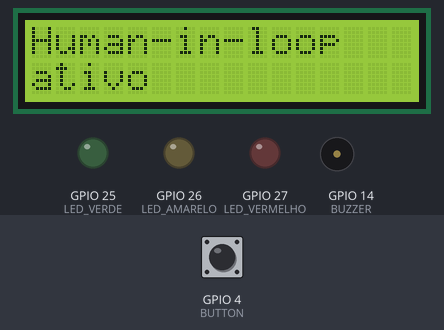
Simulated run of this sketch. Board: ESP32. On the bench: 16×2 character LCD, output pins drawn as LEDs (lit = HIGH), buzzer (waves = sounding, pin HIGH). Inputs (shaded band) come from the test bench; at power-on: GPIO 4 (BUTTON) HIGH. What the sketch prints to the serial monitor is not drawn.

Above: at 2.2 s.
At 6.3 s:
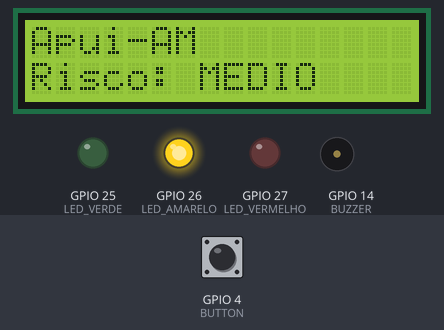
6.4 s: GPIO 4 (BUTTON) pulled LOW for 0.15 s
At 9.1 s:
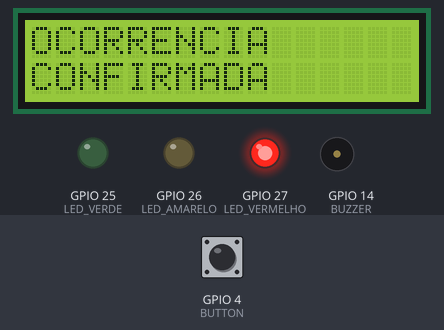
13.1 s: GPIO 4 (BUTTON) pulled LOW for 1 s
At 19.2 s:
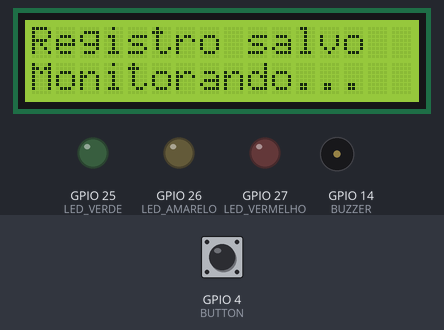
Timing chart, 0 to 34.6 s (numbered marks = the images above; inputs shaded):
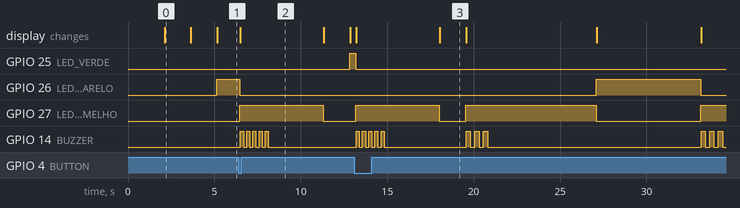

Measured:
- after the input at 6.4 s, GPIO 25 (LED_VERDE): LOW → HIGH after 6.4 s instead of 4.8 s; GPIO 26 (LED_AMARELO): HIGH → LOW after 0.07 s instead of 4.8 s
- after the input at 13.1 s, GPIO 25 (LED_VERDE): HIGH → LOW after 0.07 s instead of 5.8 s; the display: first changes after 0.10 s (image 3 shows a later state)
- what the display in image 0 shows lasts 1.5 s, from 2.1 s to 3.6 s

The sketch:

sentinela_esp32.ino
```cpp
#include <Wire.h>
#include <LiquidCrystal_I2C.h>

#define LED_VERDE 25
#define LED_AMARELO 26
#define LED_VERMELHO 27
#define BUZZER 14
#define BUTTON 4

LiquidCrystal_I2C lcd(0x27, 16, 2);

struct AlertaMunicipio {
  const char* municipio;
  const char* estado;
  const char* bioma;
  const char* risco;
};

AlertaMunicipio alertas[] = {
  {"Apui", "AM", "Amazonia", "medio"},
  {"Labrea", "AM", "Amazonia", "baixo"},
  {"Novo Progresso", "PA", "Amazonia", "alto"},
  {"Altamira", "PA", "Amazonia", "medio"},
  {"Porto Velho", "RO", "Amazonia", "alto"},
  {"Corumba", "MS", "Pantanal", "medio"},
  {"Porto Murtinho", "MS", "Pantanal", "baixo"},
  {"Pocone", "MT", "Pantanal", "medio"},
  {"Barao Melgaco", "MT", "Pantanal", "medio"}
};

int indiceAtual = 0;
int totalAlertas = 9;

int ultimoEstadoBotao = HIGH;

void desligarAlertas() {
  digitalWrite(LED_VERDE, LOW);
  digitalWrite(LED_AMARELO, LOW);
  digitalWrite(LED_VERMELHO, LOW);
  digitalWrite(BUZZER, LOW);
}

void exibirLCD(String linha1, String linha2) {
  lcd.clear();
  lcd.setCursor(0, 0);
  lcd.print(linha1.substring(0, 16));
  lcd.setCursor(0, 1);
  lcd.print(linha2.substring(0, 16));
}

void emitirPulsoBuzzer(int quantidade, int tempoMs) {
  for (int i = 0; i < quantidade; i++) {
    digitalWrite(BUZZER, HIGH);
    delay(tempoMs);
    digitalWrite(BUZZER, LOW);
    delay(tempoMs);
  }
}

void alertaBaixo(String municipio, String estado) {
  desligarAlertas();
  digitalWrite(LED_VERDE, HIGH);

  exibirLCD(
    municipio + "-" + estado,
    "Risco: BAIXO"
  );
}

void alertaMedio(String municipio, String estado) {
  desligarAlertas();
  digitalWrite(LED_AMARELO, HIGH);

  exibirLCD(
    municipio + "-" + estado,
    "Risco: MEDIO"
  );
}

void alertaAlto(String municipio, String estado) {
  desligarAlertas();
  digitalWrite(LED_VERMELHO, HIGH);

  exibirLCD(
    municipio + "-" + estado,
    "Risco: ALTO"
  );

  emitirPulsoBuzzer(3, 250);
}

void registrarOcorrenciaLocal() {
  desligarAlertas();

  digitalWrite(LED_VERMELHO, HIGH);

  exibirLCD(
    "OCORRENCIA",
    "CONFIRMADA"
  );

  Serial.println("------");
  Serial.println("OCORRENCIA LOCAL CONFIRMADA");
  Serial.println("Validacao humana registrada pela estacao ESP32.");
  Serial.println("Acionamento manual realizado em campo.");
  Serial.println("Fonte: operador local / human-in-the-loop");

  emitirPulsoBuzzer(5, 180);

  delay(3000);

  digitalWrite(LED_VERMELHO, LOW);

  exibirLCD(
    "Registro salvo",
    "Monitorando..."
  );

  delay(1500);
}

void processarRisco(AlertaMunicipio alerta) {
  String risco = alerta.risco;
  risco.toLowerCase();

  String municipio = alerta.municipio;
  String estado = alerta.estado;

  if (risco == "baixo") {
    alertaBaixo(municipio, estado);
  } else if (risco == "medio") {
    alertaMedio(municipio, estado);
  } else if (risco == "alto") {
    alertaAlto(municipio, estado);
  } else {
    desligarAlertas();

    exibirLCD(
      municipio + "-" + estado,
      "Risco invalido"
    );
  }

  Serial.println("------");
  Serial.println("Sentinela Orbital IA - Estacao ESP32");

  Serial.print("Municipio: ");
  Serial.print(alerta.municipio);
  Serial.print(" - ");
  Serial.println(alerta.estado);

  Serial.print("Bioma: ");
  Serial.println(alerta.bioma);

  Serial.print("Risco recebido: ");
  Serial.println(alerta.risco);

  Serial.println("Fonte: Dashboard Web / Orquestrador Multiagente");
  Serial.println("Funcao da estacao: alerta local e validacao humana em campo");
}

bool botaoPressionado() {
  int estadoAtual = digitalRead(BUTTON);

  if (ultimoEstadoBotao == HIGH && estadoAtual == LOW) {
    ultimoEstadoBotao = estadoAtual;
    delay(50);
    return true;
  }

  ultimoEstadoBotao = estadoAtual;
  return false;
}

void setup() {
  Serial.begin(115200);

  pinMode(LED_VERDE, OUTPUT);
  pinMode(LED_AMARELO, OUTPUT);
  pinMode(LED_VERMELHO, OUTPUT);
  pinMode(BUZZER, OUTPUT);
  pinMode(BUTTON, INPUT_PULLUP);

  lcd.init();
  lcd.backlight();

  desligarAlertas();

  exibirLCD(
    "Sentinela IA",
    "Estacao local"
  );

  delay(2000);

  exibirLCD(
    "Human-in-loop",
    "ativo"
  );

  delay(1500);

  exibirLCD(
    "Inicializando",
    "alertas..."
  );

  delay(1500);
}

void loop() {
  if (botaoPressionado()) {
    registrarOcorrenciaLocal();
  }

  AlertaMunicipio alertaAtual = alertas[indiceAtual];

  processarRisco(alertaAtual);

  unsigned long inicio = millis();

  while (millis() - inicio < 6000) {
    if (botaoPressionado()) {
      registrarOcorrenciaLocal();
      break;
    }

    delay(50);
  }

  indiceAtual++;

  if (indiceAtual >= totalAlertas) {
    indiceAtual = 0;
  }
}
```
